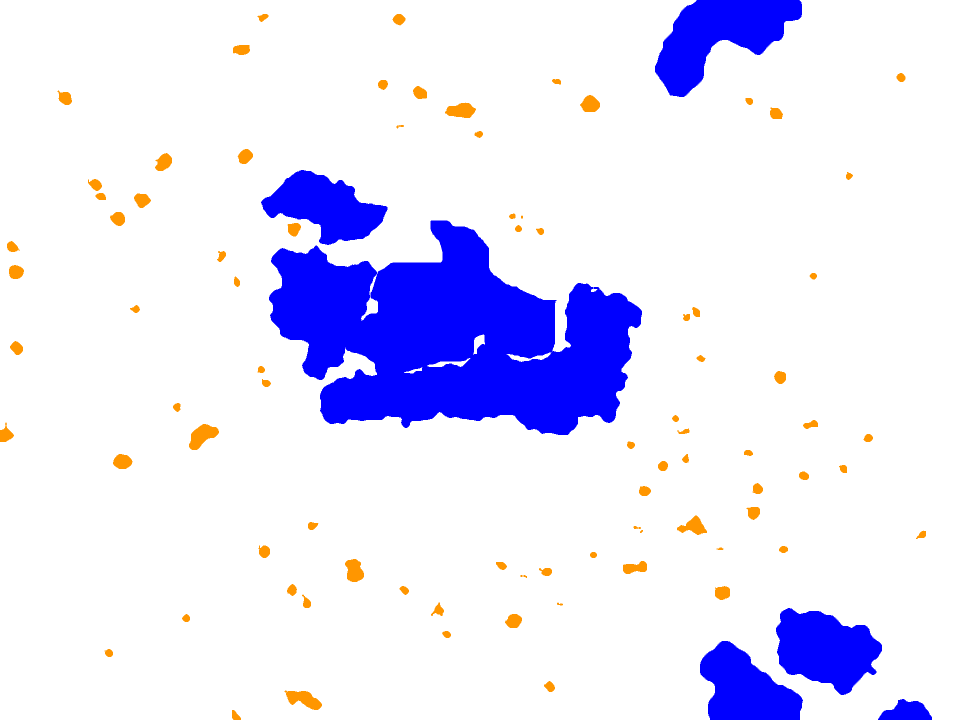
#> input picture benign_4x/_11016_gt.png, 1920 x 1440 px, given in place of _11001.tif, which was not available (shown at 1/2 size)
$ python Trial_Gabor.py   (older library calls are emulated)
#> lines starting #> are read from the running program, lines starting #| are printed output that depends on the picture; long printed decimals are rounded; pictures that were not available may be replaced by others from this repository, and a replacement may not be noted
# -*- coding: utf-8 -*-
"""MP.ipynb

Automatically generated by Colaboratory.

Original file is located at
    https://colab.research.google.com/drive/1SH4eZop1fM05wvnz767ng4C4kVNZlhcq
"""

from google.colab import drive
drive.mount('/content/gdrive')

import os
os.chdir('/content/gdrive/My Drive/MP2/')

import numpy as np
import cv2
import matplotlib.pyplot as plt

img = cv2.imread('benign_4x/_11001.tif')
#> img is the input picture: shape (1440, 1920, 3); mean B, G, R 252.1, 226.8, 228
img_gt = cv2.imread('benign_4x/_11001_gt.png')
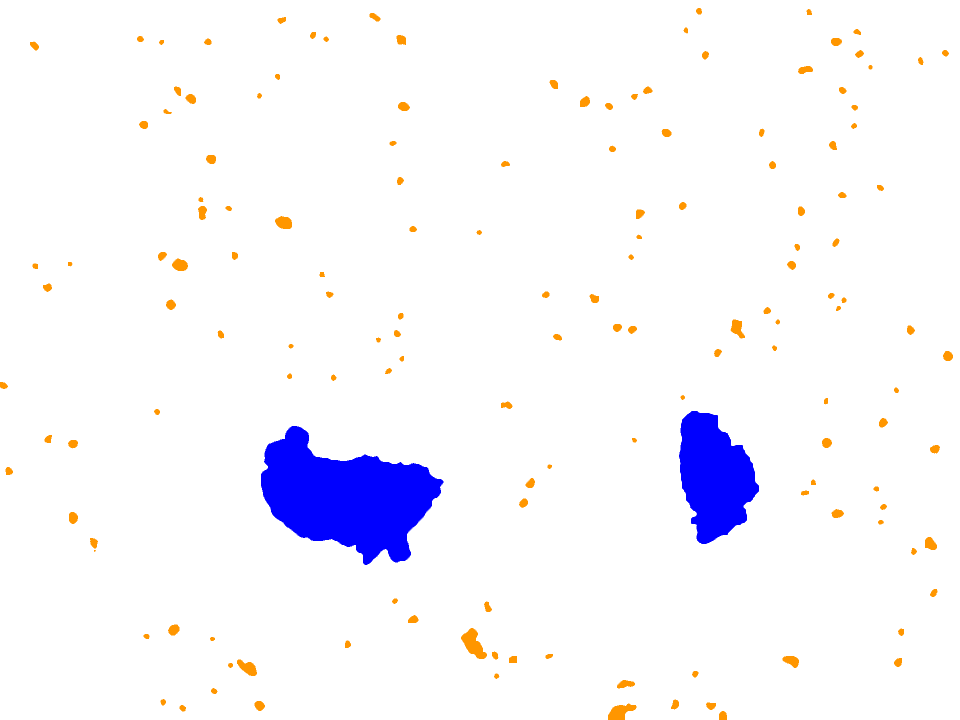
#> input picture benign_4x/_11001_gt.png, 1920 x 1440 px, found by its file name (shown at 1/2 size)
#> img_gt is the input picture: shape (1440, 1920, 3); mean B, G, R 252.3, 245.9, 247
img_gt = np.array(img_gt)

fig, (a1,a2) = plt.subplots(1,2, figsize=(15,15))
a1.imshow(img)
a2.imshow(img_gt)
fig.show

df = []
thetaAll = []
sigmaAll = []
gammaAll = []
lamdaAll = []
num = 1  #To count numbers up in order to give Gabor features a lable in the data frame
kernels = []  #Create empty list to hold all kernels that we will generate in a loop
for theta in range(2):   #Define number of thetas. Here only 2 theta values 0 and 1/4 . pi
    theta = theta / 4. * np.pi
    for sigma in (1, 3):  #Sigma with values of 1 and 3
        for lamda in np.arange(0, np.pi, np.pi / 4):   #Range of wavelengths
            for gamma in (0.05, 0.5):   #Gamma values of 0.05 and 0.5

                gabor_label = 'Gabor' + str(num)  #Label Gabor columns as Gabor1, Gabor2, etc.
#                print(gabor_label)
                ksize=9
                kernel = cv2.getGaborKernel((ksize, ksize), sigma, theta, lamda, gamma, 0, ktype=cv2.CV_32F)
                kernels.append(kernel)
                #Now filter the image and add values to a new column
                fimg = cv2.filter2D(img, cv2.CV_8UC3, kernel)
                #filtered_img = fimg.reshape(-1)
                #df[gabor_label] = filtered_img  #Labels columns as Gabor1, Gabor2, etc.
                df.append(fimg)
                thetaAll.append(theta)
                sigmaAll.append(sigma)
                lamdaAll.append(lamda)
                gammaAll.append(gamma)
                print(gabor_label, ': theta=', theta, ': sigma=', sigma, ': lamda=', lamda, ': gamma=', gamma)
                num += 1  #Increment for gabor column label
#> after the loop, df = 32 items; gammaAll = 32 values, max 0.5 at index 1, min 0.05 at index 0, mean 0.275; kernels = 32 items; lamdaAll = 32 values, max 2.36 at index 6, min 0 at index 0, mean 1.18; num = 33; sigmaAll = 32 values, max 3 at index 8, min 1 at index 0, mean 2; thetaAll = 32 values from 0 to 0.785


#df.to_csv("Gabor.csv")

df = np.array(df)
thetaAll = np.array(thetaAll)
sigmaAll = np.array(sigmaAll)
gammaAll = np.array(gammaAll)
lamdaAll = np.array(lamdaAll)

kernels = np.array(kernels)

for i in range(len(df)):
  plt.imshow(df[i])
  plt.show()
  plt.imshow(kernels[i])
  plt.show()
  print("theta: ", thetaAll[i], " sigma: ", sigmaAll[i], " gamme: ", gammaAll[i], " lamda: ", lamdaAll[i])
#> this loop made 32 passes
#| theta:  0.0  sigma:  1  gamme:  0.05  lamda:  0.0
#| theta:  0.0  sigma:  1  gamme:  0.5  lamda:  0.0
#| theta:  0.0  sigma:  1  gamme:  0.05  lamda:  0.7854
#| theta:  0.0  sigma:  1  gamme:  0.5  lamda:  0.7854
#| theta:  0.0  sigma:  1  gamme:  0.05  lamda:  1.571
#| theta:  0.0  sigma:  1  gamme:  0.5  lamda:  1.571
#| theta:  0.0  sigma:  1  gamme:  0.05  lamda:  2.356
#| theta:  0.0  sigma:  1  gamme:  0.5  lamda:  2.356
#> (further printed lines are left out)
#> pass 1, `plt.show()`:
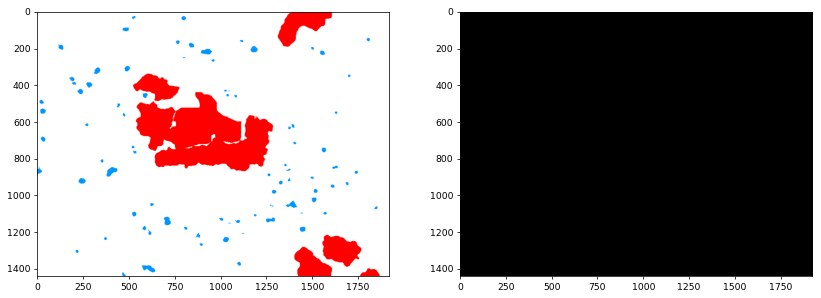
#> figure drawn by matplotlib, 2 panels; B, G, R data is drawn as R, G, B
#> pass 1, `plt.show()`:
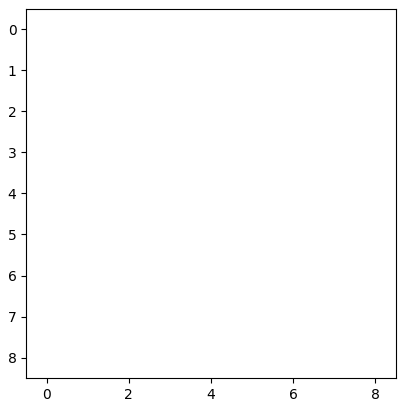
#> figure drawn by matplotlib, 1 panel

ksize = 9
sigma = 1
theta = 0.0
lamda = 1
gamma = 0.75

k1 = cv2.getGaborKernel((ksize, ksize), sigma, theta, lamda, gamma, 0, ktype=cv2.CV_32F)
plt.figure(figsize=(10,10))
plt.imshow(k1)
plt.show()
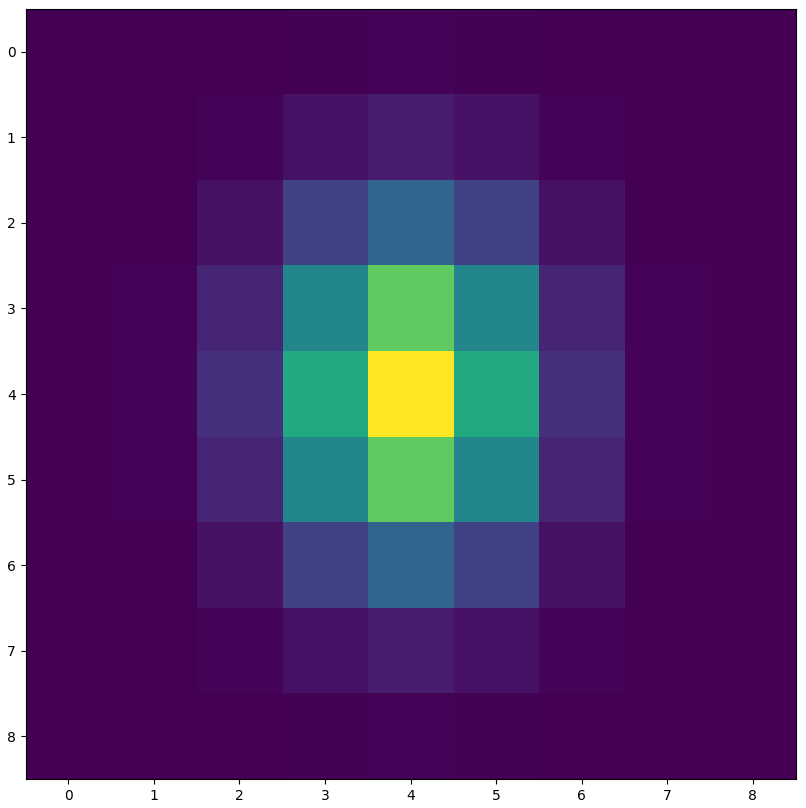
#> figure drawn by matplotlib, 1 panel
fimg = cv2.filter2D(img, cv2.CV_8UC3, kernel)
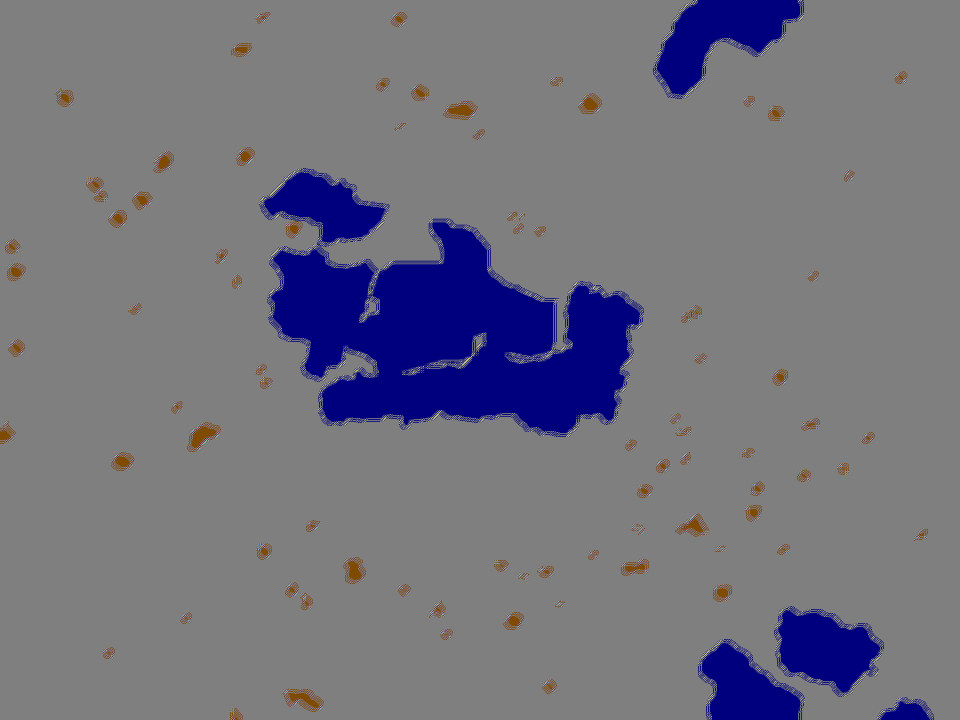
#> fimg: shape (1440, 1920, 3) (shown at 1/2 size); mean B, G, R 125.9, 113.5, 114
plt.figure(figsize=(10,10))
plt.imshow(fimg)
plt.show()
